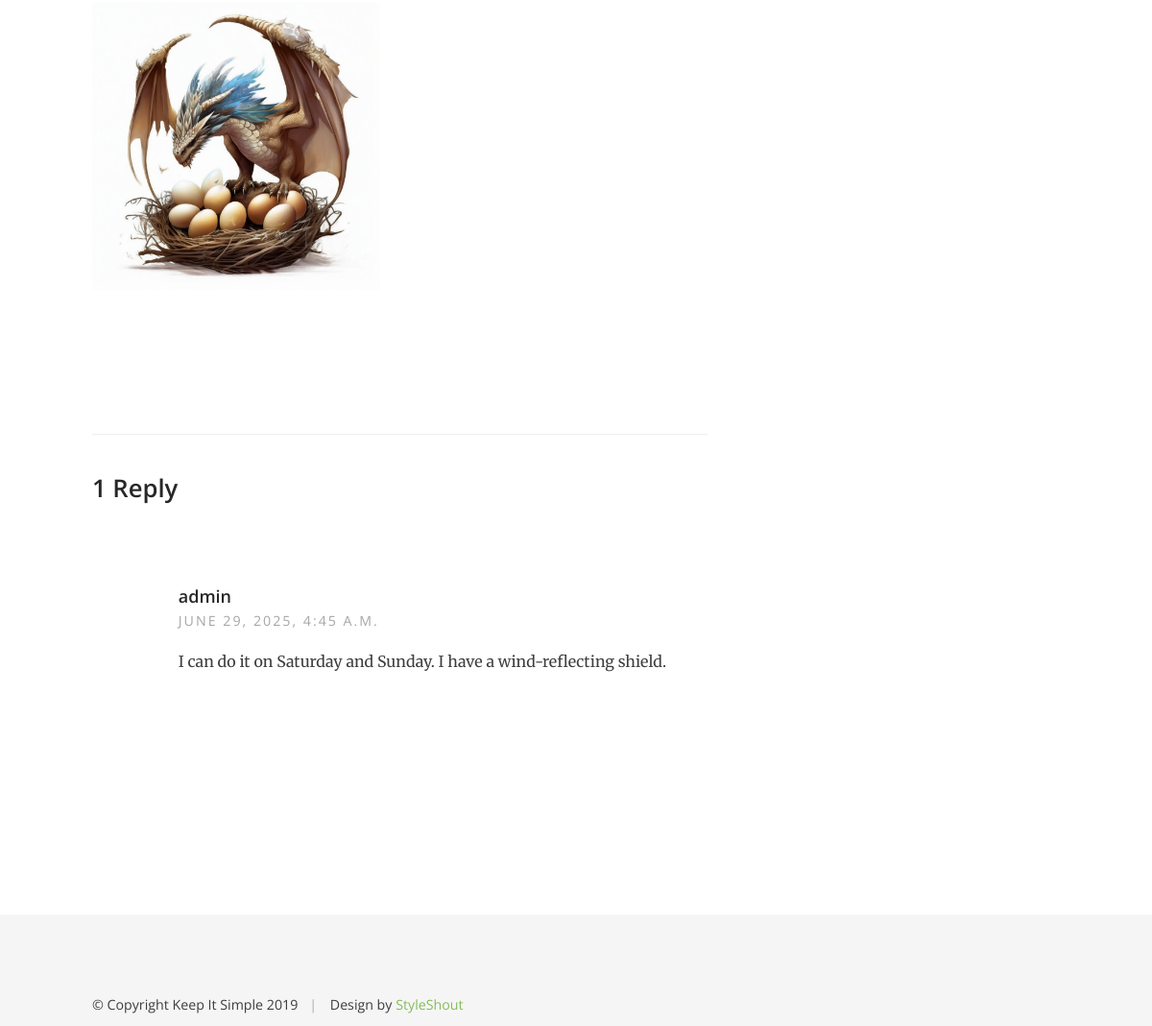
Page /ad/12/ (lower part) on the earlier database version.
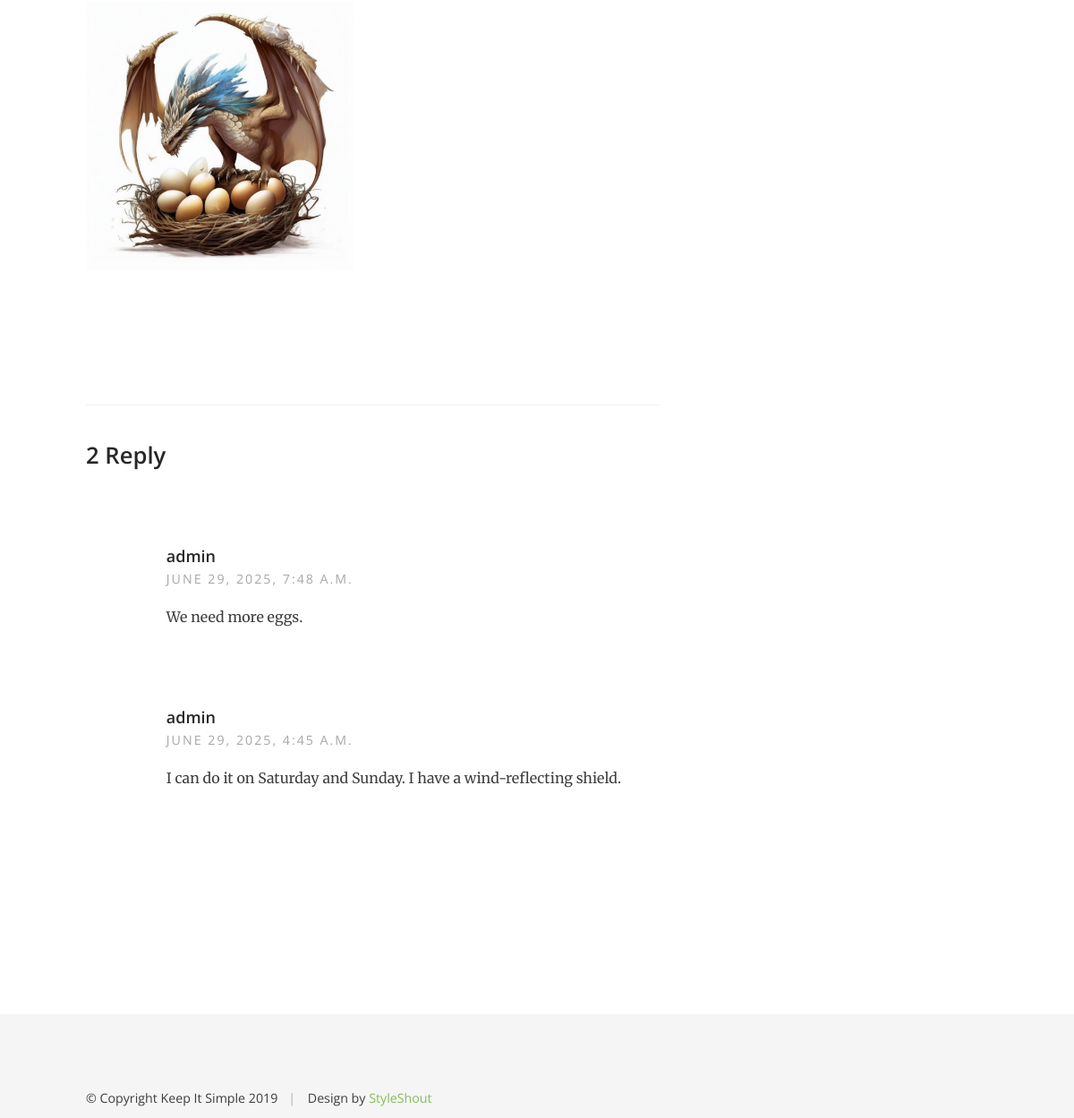
Same page on the later database version.
### ad/models.py (models this page shows, shortened)
class Advertisement(models.Model):
    user = models.ForeignKey(User, on_delete=models.CASCADE)
    title = models.CharField(max_length=50)
    content = RichTextUploadingField(verbose_name='Content')
    category = models.CharField(choices=ADVERTISEMENT_CATEGORY_CHOICES, default="TK")
    creation_date = models.DateTimeField(auto_now_add=True)
    update_date = models.DateTimeField(auto_now=True)
    class Meta:
        ordering = ['-creation_date']

class Reply(models.Model):
    advertisement = models.ForeignKey(Advertisement, on_delete=models.CASCADE, default=1)
    user = models.ForeignKey(User, on_delete=models.CASCADE)
    content = models.TextField()
    accept = models.BooleanField(default=False)
    creation_date = models.DateTimeField(auto_now_add=True)
    update_date = models.DateTimeField(auto_now=True)
    class Meta:
        ordering = ['-creation_date']

class User(AbstractUser):
    authentication_code = models.IntegerField(null=True, blank=True)
    def __str__(self):
        return self.username

### ad/views.py (the view)
# urls.py: path('ad/<int:pk>/', advertisement_detail, name='ad-detail'),
def advertisement_detail(request, pk):
    ad = get_object_or_404(Advertisement, pk=pk)
    if request.method == 'POST':
        form = ReplyForm(request.POST)
        if form.is_valid():
            reply = form.save(commit=False)
            reply.advertisement = ad
            reply.user = request.user
            reply.save()
            messages.success(request, 'The reply has been created.')
            return redirect('ad-detail', pk=ad.pk)
    else:
        form = ReplyForm()
    replies = ad.reply_set.all()
    return render(request, 'ad.html', {
        'ad': ad,
        'form': form,
        'replies': replies,
    })

### templates/ad.html (shortened to what this page needs)
<!DOCTYPE html>
<html class="no-js" lang="en">
<head>
    {% load static %}
    <link rel="stylesheet" href="{% static 'css/base.css' %}">
    <link rel="stylesheet" href="{% static 'css/main.css' %}">
</head>
<body id="top" class="ss-single">
    <div class="s-content">
        <div class="row">
            <div id="main" class="s-content__main large-8 column">
                <article class="entry">
                    <div class="entry__content">
                        <p class="lead">
                            {{ ad.content|safe }}
                        </p>
                    </div>
                </article>
                <div class="comments-wrap">
                    <div id="comments">
                        <h3>{{ ad.reply_set.count }} Reply</h3>
                        {% for reply in replies %}
                            <ol class="commentlist">
                                <li class="depth-1 comment">
                                    <div class="comment__content">
                                        <div class="comment__info">
                                            <div class="comment__author">{{ reply.user }}</div>
                                            <div class="comment__meta">
                                                <div class="comment__time">{{ reply.update_date }}</div>
                                            </div>
                                        </div>
                                        <div class="comment__text">
                                            <p>{{ reply.content }}</p>
                                        </div>
                                    </div>
                                </li>
                            </ol>
                        {% endfor %}
                    </div>
                </div>
            </div>
        </div>
    </div>
    <footer class="s-footer">
        <div class="row s-footer__bottom">
            <div class="ss-copyright">
                <span>© Copyright Keep It Simple 2019</span>
                <span>Design by <a href="https://www.styleshout.com/">StyleShout</a></span>
            </div>
        </div>
   </footer>
</body>
</html>

Differences in the rows shown:
computed for Advertisement: reply_set.count "1" → "2"
added Reply: user "admin", update_date "JUNE 29, 2025, 7:48 A.M.", content "We need more eggs."
